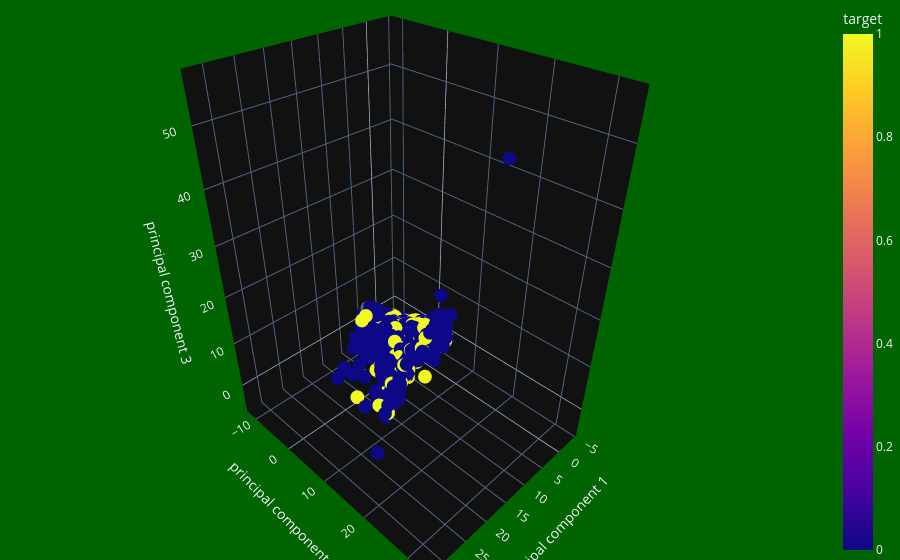

Notebook source saved alongside this figure:
### Code cell
fig=px.scatter_3d(data_frame=final_3d_Df, x = 'principal component 1', y = 'principal component 2', z = 'principal component 3', color = 'target')
fig.update_layout(
    margin=dict(l=0, r=0, t=0, b=0),
    paper_bgcolor="darkgreen",
)

fig.show()

### Figure 1 — Plotly figure (JSON) as saved in the notebook; plotly's stock layout.template omitted (floating-point values rounded to 4 significant figures; data arrays with more than 128 entries replaced by an {"elided": "..."} marker saying what was removed)
{"data": [{"hovertemplate": "principal component 1=%{x}<br>principal component 2=%{y}<br>principal component 3=%{z}<br>target=%{marker.color}<extra></extra>", "legendgroup": "", "marker": {"color": {"elided": "30001 float values"}, "coloraxis": "coloraxis", "symbol": "circle"}, "mode": "markers", "name": "", "scene": "scene", "showlegend": false, "x": {"elided": "30001 float values"}, "y": {"elided": "30001 float values"}, "z": {"elided": "30001 float values"}, "type": "scatter3d"}], "layout": {"scene": {"domain": {"x": [0.0, 1.0], "y": [0.0, 1.0]}, "xaxis": {"title": {"text": "principal component 1"}}, "yaxis": {"title": {"text": "principal component 2"}}, "zaxis": {"title": {"text": "principal component 3"}}}, "coloraxis": {"colorbar": {"title": {"text": "target"}}, "colorscale": [[0.0, "#0d0887"], [0.1111, "#46039f"], [0.2222, "#7201a8"], [0.3333, "#9c179e"], [0.4444, "#bd3786"], [0.5556, "#d8576b"], [0.6667, "#ed7953"], [0.7778, "#fb9f3a"], [0.8889, "#fdca26"], [1.0, "#f0f921"]]}, "legend": {"tracegroupgap": 0}, "margin": {"t": 0, "l": 0, "r": 0, "b": 0}, "paper_bgcolor": "darkgreen"}}
